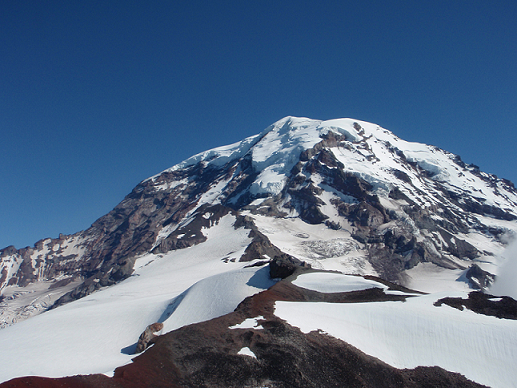
#> input picture spring_2023/computer vision/hw2/data/Rainier1.png, 517 x 388 px
$ jupyter execute Ransac.ipynb
#> lines starting #> are read from the running program, lines starting #| are printed output that depends on the picture; long printed decimals are rounded
[cell 1]
import math

import numpy as np
import PIL.Image as Image
import matplotlib.pyplot as plt
import scipy.ndimage as ndi
from matplotlib.patches import ConnectionPatch
from skimage.feature import SIFT, match_descriptors
from skimage.color import rgb2gray, rgba2rgb
from skimage.transform import resize, ProjectiveTransform, SimilarityTransform, warp
from skimage import measure
import random


#print numpy array without scientific notation
np.set_printoptions(suppress=True)

[cell 2]
dst_img_rgb = np.asarray(Image.open('data/Rainier1.png'))
#> dst_img_rgb is the input picture: shape (388, 517, 4); mean R, G, B, A 88.8, 109.3, 135.7, 255
src_img_rgb = np.asarray(Image.open('data/Rainier2.png'))
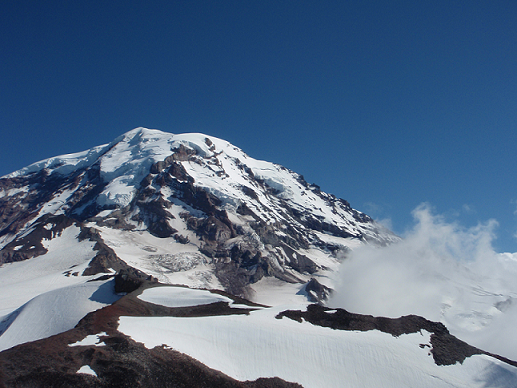
#> input picture spring_2023/computer vision/hw2/data/Rainier2.png, 517 x 388 px
#> src_img_rgb is the input picture: shape (388, 517, 4); mean R, G, B, A 86, 107.9, 134.4, 255

if dst_img_rgb.shape[2] == 4:
    dst_img_rgb = rgba2rgb(dst_img_rgb)
#> dst_img_rgb: shape (388, 517, 3) float64
if src_img_rgb.shape[2] == 4:
    src_img_rgb = rgba2rgb(src_img_rgb)
#> src_img_rgb: shape (388, 517, 3) float64

dst_img = rgb2gray(dst_img_rgb)
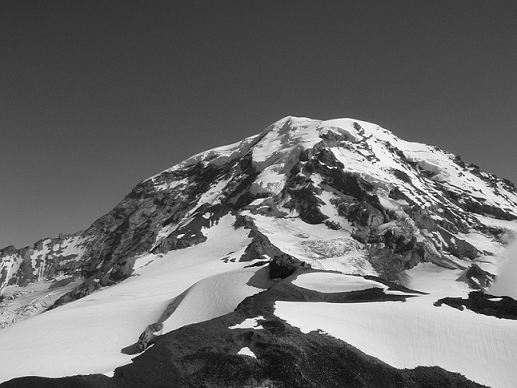
#> dst_img: shape (388, 517) float64; min 0, max 1, mean 0.419
src_img = rgb2gray(src_img_rgb)
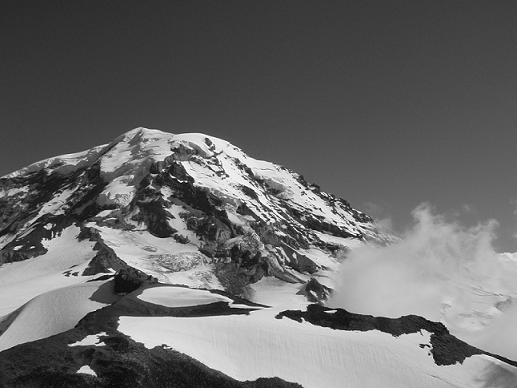
#> src_img: shape (388, 517) float64; min 0, max 1, mean 0.412

fig = plt.figure(figsize=(8, 4))
ax1 = fig.add_subplot(121)
ax2 = fig.add_subplot(122)
ax1.imshow(dst_img, cmap='gray')
ax2.imshow(src_img, cmap='gray')

[cell 3]
detector1 = SIFT()
detector2 = SIFT()
detector1.detect_and_extract(dst_img)
detector2.detect_and_extract(src_img)
keypoints1 = detector1.keypoints
descriptors1 = detector1.descriptors
keypoints2 = detector2.keypoints
descriptors2 = detector2.descriptors

[cell 4]
matches = match_descriptors(descriptors1, descriptors2, cross_check=True)
print(matches.shape)

[cell 5]
# Select the points in img1 that match with img2 and vice versa
dst = keypoints1[matches[:, 0]]
src = keypoints2[matches[:, 1]]

fig = plt.figure(figsize=(8, 4))
ax1 = fig.add_subplot(121)
ax2 = fig.add_subplot(122)
ax1.imshow(dst_img, cmap='gray')
ax2.imshow(src_img, cmap='gray')

for i in range(src.shape[0]):
    coordB = [dst[i, 1], dst[i, 0]]
    coordA = [src[i, 1], src[i, 0]]
    con = ConnectionPatch(xyA=coordA, xyB=coordB, coordsA="data", coordsB="data",
                          axesA=ax2, axesB=ax1, color="red")
    ax2.add_artist(con)
    ax1.plot(dst[i, 1], dst[i, 0], 'ro')
    ax2.plot(src[i, 1], src[i, 0], 'ro')
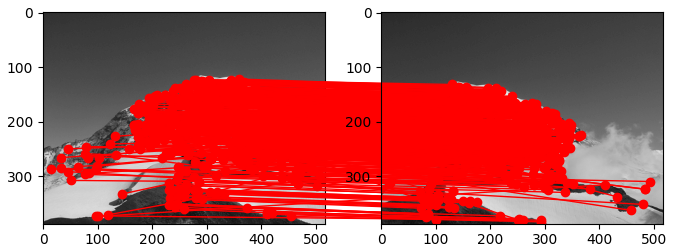
#> figure drawn by matplotlib, 2 panels

[cell 6]
sk_M, sk_best = measure.ransac((src[:, ::-1], dst[:, ::-1]), ProjectiveTransform, min_samples=4, residual_threshold=1, max_trials=300)
# print(sk_M)
# print(sk_best.shape)
# print(matches.shape)

[cell 7]
#print("number of best inlier by built-in ransac: ", np.count_nonzero(sk_best))
src_best = keypoints2[matches[sk_best, 1]][:, ::-1]
dst_best = keypoints1[matches[sk_best, 0]][:, ::-1]

fig = plt.figure(figsize=(8, 4))
ax1 = fig.add_subplot(121)
ax2 = fig.add_subplot(122)
ax1.imshow(dst_img_rgb)
ax2.imshow(src_img_rgb)

for i in range(src_best.shape[0]):
    coordB = [dst_best[i, 0], dst_best[i, 1]]
    coordA = [src_best[i, 0], src_best[i, 1]]
    con = ConnectionPatch(xyA=coordA, xyB=coordB, coordsA="data", coordsB="data",
                          axesA=ax2, axesB=ax1, color="red")
    ax2.add_artist(con)
    ax1.plot(dst_best[i, 0], dst_best[i, 1], 'ro')
    ax2.plot(src_best[i, 0], src_best[i, 1], 'ro')
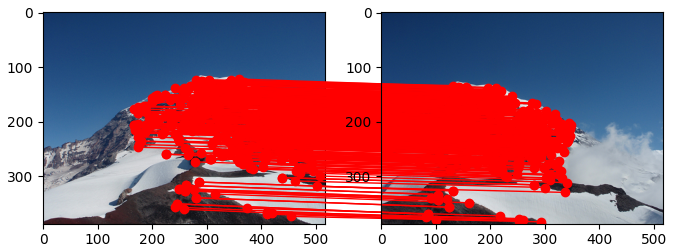
#> figure drawn by matplotlib, 2 panels

[cell 8]
# note that kp1 is the keypoint from the source image
# and kp2 is their coresponding match point
def compute_affine_transform(kp1, kp2):
    ones = np.ones((kp1.shape[0], 1))
    kp1 = np.concatenate((kp1, ones), axis=1)
    # init matrix A
    A = np.zeros((2*kp1.shape[0], 6))
    for i in range(0,len(A),2):
        A[i] = np.concatenate((kp1[i//2], np.array([0,0,0])))
        A[i+1] = np.concatenate((np.array([0,0,0]), kp1[i//2]))

    b = np.reshape(kp2, -1)
    x = ((np.linalg.inv(((A.T).dot(A)))).dot(A.T)).dot(b)
    x = np.concatenate((x, [0,0,1]))
    x = np.reshape(x, (3,3))
    return x

#affine_matrix = compute_affine_transform(src, dst)
#print(affine_matrix)
#print(affine_matrix.dot([1,8,1]))

[cell 9]
def compute_projective_transform(kp1, kp2):
    # Convert points to homogeneous coordinates
    kp1 = np.hstack([np.array(kp1), np.ones((len(kp1), 1))])

    # Solve for the projective transform matrix (homography) using linear least squares
    A = []
    for i in range(len(kp1)):
        x, y, z = kp1[i]
        u, v    = kp2[i]
        A.append([x, y, 1, 0, 0, 0, -x*u, -y*u])
        A.append([0, 0, 0, x, y, 1, -x*v, -y*v])
    A = np.array(A)
    b = np.reshape(kp2, -1)
    x = ((np.linalg.inv(((A.T).dot(A)))).dot(A.T)).dot(b)
    x = np.concatenate((x, [1]))
    x = np.reshape(x, (3,3))
    return x
#projective_matrix = compute_projective_transform(src, dst)
#print(projective_matrix)

[cell 10]
def ransac(source_kp, dest_kp, max_iteration, min_samples, thresh, matrix_type="affine"):
#> called with source_kp = array of shape (618, 2), dest_kp = array of shape (618, 2), max_iteration = 300, min_samples = 4, thresh = 1, matrix_type = 'projective'
    best_inliers = []
    best_score = 0
    best_transformed_matrix = None
    source_kp = source_kp[:,::-1]
    dest_kp = dest_kp[:, ::-1]

    for i in range(max_iteration):
        # Select a random subset of keypoints
        sample_indices = random.sample(range(len(source_kp)), min_samples)
        source_sample = [source_kp[idx] for idx in sample_indices]
        dest_sample = [dest_kp[idx] for idx in sample_indices]
        source_sample = np.array(source_sample)
        dest_sample = np.array(dest_sample)

        # Compute the transformation matrix using the sample
        if matrix_type == "affine":
            H = compute_affine_transform(source_sample, dest_sample)
        else:
            H = compute_projective_transform(source_sample, dest_sample)

        # Apply the transformation to the source keypoints
        # transformed_pts aka predicted distination keypoints
        transformed_pts = apply_transform_matrix(source_kp, H, matrix_type)

        # Count the number of inliers (keypoints with distances less than the threshold)
        inliers = []
        for j in range(len(dest_kp)):
            if np.linalg.norm(transformed_pts[j] - dest_kp[j]) < thresh:
                inliers.append(j)
        score = len(inliers)

        if score > best_score:
            # Update the best_inliers if found a better one
            best_score = score
            best_inliers = inliers
            best_transformed_matrix = H

    return best_transformed_matrix, best_inliers

def apply_transform_matrix(points, H, matrix_type):
    """Apply transform matrix to a set of 2D points"""
    points = np.array(points)
    ones = np.ones((points.shape[0], 1))
    points = np.hstack([points, ones])

    transformed_pts = []
    for point in points:
        #it is possible to get a negative value over here, remember this is feature point of different images
        transformed_point = H.dot(point)
        if matrix_type == "affine":
            transformed_pts.append(transformed_point[0:2])
        else:
            transformed_pts.append(transformed_point[0:2]/transformed_point[2])
    return np.array(transformed_pts)

transformed_matrix, best_matching_kp_idx = ransac(src, dst, 300, 4, 1, "projective")
# print(source.shape)
# print(best_matching_kp_idx)
print("number of best inliers by built-in ransac: ", np.count_nonzero(sk_best))
print(sk_M)
print("----------------------------------------------------")
print("number of best inliers by my Ransac",len(best_matching_kp_idx))
print(transformed_matrix)

[cell 11]
def plot_matching_ransac(img1, img2, source_kp, dest_kp, matching_list):
    source_best = np.array([source_kp[i] for i in matching_list])[:, ::-1]
    dest_best = np.array([dest_kp[i] for i in matching_list])[:, ::-1]
#     print(source_best.shape)
#     print(dest_best.shape)

    fig = plt.figure(figsize=(8, 4))
    ax1 = fig.add_subplot(121)
    ax2 = fig.add_subplot(122)
    ax1.imshow(img2)
    ax2.imshow(img1)

    for i in range(source_best.shape[0]):
        coordB = [dest_best[i, 0], dest_best[i, 1]]
        coordA = [source_best[i, 0], source_best[i, 1]]
        con = ConnectionPatch(xyA=coordA, xyB=coordB, coordsA="data", coordsB="data",
                              axesA=ax2, axesB=ax1, color="red")
        ax2.add_artist(con)
        ax1.plot(dest_best[i, 0], dest_best[i, 1], 'ro')
        ax2.plot(source_best[i, 0], source_best[i, 1], 'ro')

plot_matching_ransac(src_img_rgb, dst_img_rgb, src, dst, best_matching_kp_idx)
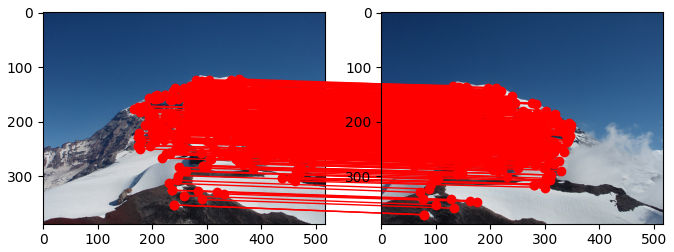
#> figure drawn by matplotlib, 2 panels

[cell 12]
# Transform the corners of img1 by the inverse of the best fit model
print(sk_M)
rows, cols = dst_img.shape
#> rows = 388; cols = 517
corners = np.array([
    [0, 0],
    [cols, 0],
    [0, rows],
    [cols, rows]
])
#> corners = [[0, 0], [517, 0], [0, 388], [517, 388]]

corners_proj = sk_M(corners)
print(corners_proj)
#| [[156.461   6.803]
#|  [722.269 -63.368]
#|  [169.621 364.454 ]
#|  [732.968 391.955]]
all_corners = np.vstack((corners_proj[:, :2], corners[:, :2]))

corner_min = np.min(all_corners, axis=0)
#> corner_min = [0, -63.37]
corner_max = np.max(all_corners, axis=0)
#> corner_max = [733, 392]
output_shape = (corner_max - corner_min)
#> output_shape = [733, 455.3]
output_shape = np.ceil(output_shape[::-1]).astype(int)
print(output_shape)
#| [456 733]

offset = SimilarityTransform(translation=-corner_min)
dst_warped = warp(dst_img_rgb, offset.inverse, output_shape=output_shape)
tf_img = warp(src_img_rgb, (sk_M + offset).inverse, output_shape=output_shape)
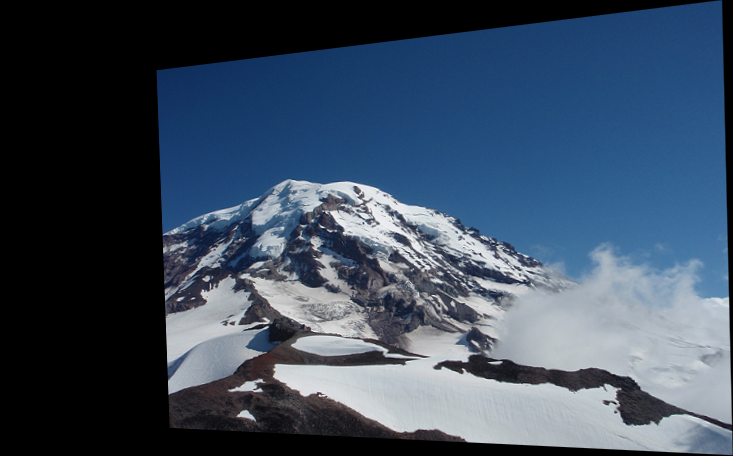
#> tf_img: shape (456, 733, 3) float64; mean R, G, B 0.235, 0.297, 0.371

# Combine the images
foreground_pixels = tf_img[tf_img > 0]
dst_warped[tf_img > 0] = tf_img[tf_img > 0]

# Plot the result
fig = plt.figure()
ax1 = fig.add_subplot(111)
ax1.imshow(dst_warped)

[cell 13]
print(transformed_matrix)
projective_transformed_matrix = ProjectiveTransform(transformed_matrix)
print(projective_transformed_matrix)
# Transform the corners of img1 by the inverse of the best fit model
rows, cols = dst_img.shape
print(rows, cols)
#| 388 517
corners = np.array([
    [0, 0],
    [cols, 0],
    [0, rows],
    [cols, rows]
])

corners_proj = projective_transformed_matrix(corners)
print(corners_proj)
#| [[156.963    7.233]
#|  [721.294 -65.867]
#|  [170.752  365.824]
#|  [735.194 393.210]]
all_corners = np.vstack((corners_proj[:, :2], corners[:, :2]))

corner_min = np.min(all_corners, axis=0)
corner_max = np.max(all_corners, axis=0)
output_shape = (corner_max - corner_min)
output_shape = np.ceil(output_shape[::-1]).astype(int)
print(output_shape)
#| [460 736]

offset = SimilarityTransform(translation=-corner_min)
dst_warped = warp(dst_img_rgb, offset.inverse, output_shape=output_shape)
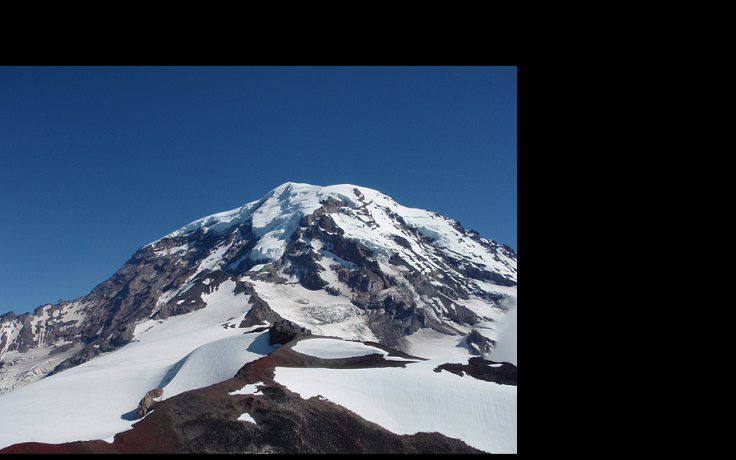
#> dst_warped: shape (460, 736, 3) float64; mean R, G, B 0.206, 0.254, 0.315
tf_img = warp(src_img_rgb, (projective_transformed_matrix + offset).inverse, output_shape=output_shape)
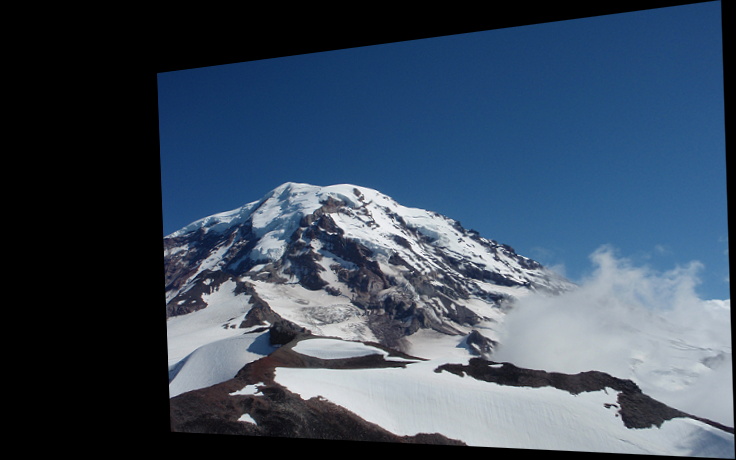
#> tf_img: shape (460, 736, 3) float64; mean R, G, B 0.234, 0.295, 0.368

# Combine the images
foreground_pixels = tf_img[tf_img > 0]
dst_warped[tf_img > 0] = tf_img[tf_img > 0]
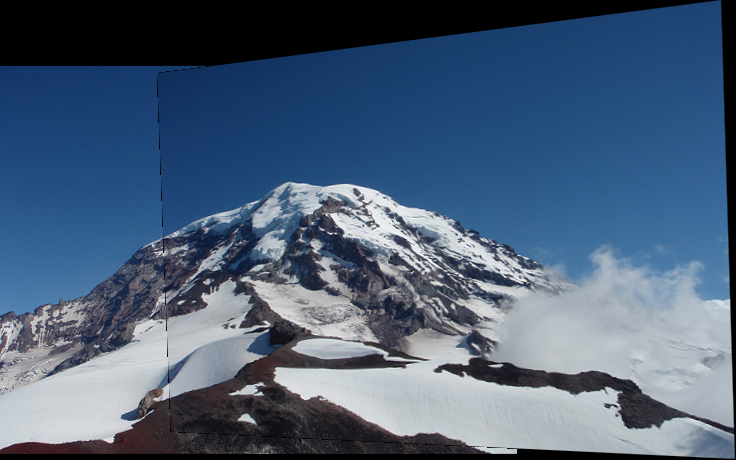
#> dst_warped: shape (460, 736, 3) float64; mean R, G, B 0.297, 0.377, 0.473

# Plot the result
fig = plt.figure()
ax1 = fig.add_subplot(111)
ax1.imshow(dst_warped)
